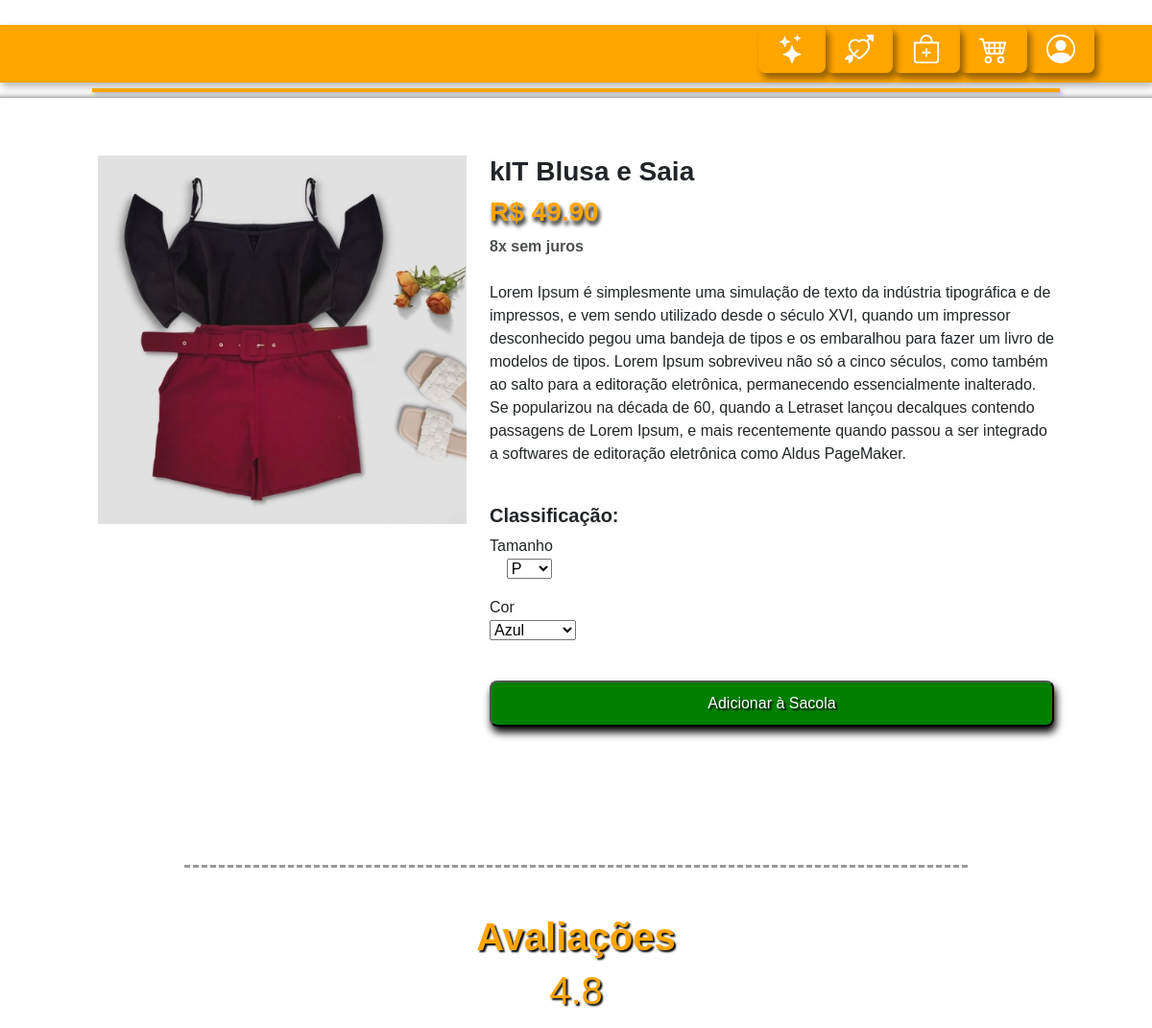
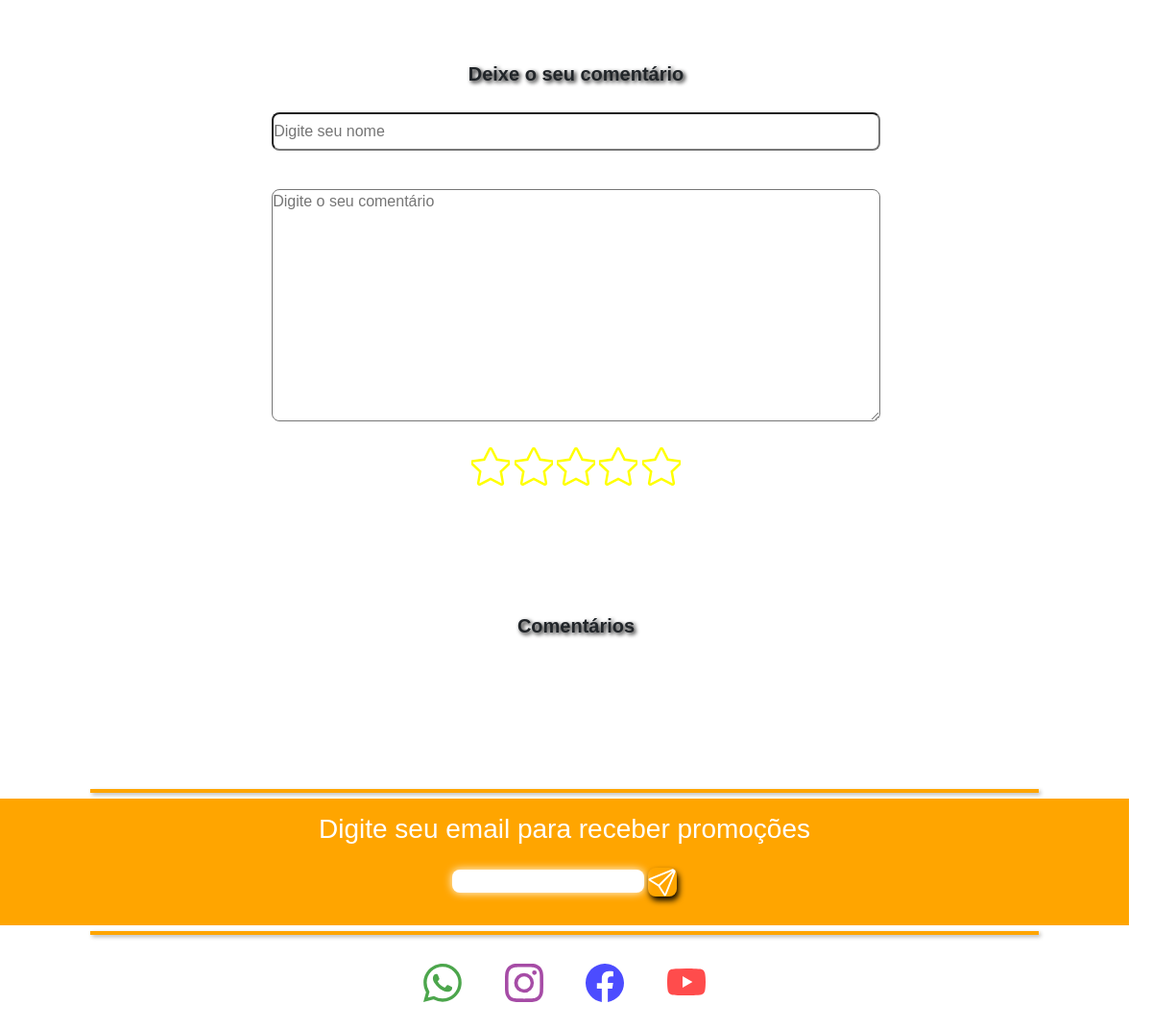
Screenshot of /produto/1 with the database file from the repository (2 pictures, top to bottom).
### projetoecommerce/models.py (models this page shows, shortened)
class Produto(models.Model):
    image = models.ImageField(upload_to='imagens/')
    nome = models.CharField(max_length=255)
    promocao = models.CharField(max_length=50)
    descricao = models.TextField()
    especiais = models.BooleanField()
    grupoTamanho = models.IntegerField()
    valor = models.DecimalField(max_digits=6, decimal_places=2)
    estoque = models.IntegerField()
    valoranterior = models.CharField(max_length=255, null=True)

### projetoecommerce/views.py (the view)
# urls.py: path('produto/<int:produto_id>', views.viewProduto, name='produto'),
def viewProduto(request, produto_id):
    id_produto = Produto.objects.get(id=produto_id)
    avaliacao = Avaliacao.objects.filter(id_produto = id_produto.id)
    cores = Cor.objects.all()
    tamanhos = Tamanho.objects.all()
    if request.method == 'POST':
        nome = request.POST.get('nome')
        comentario = request.POST.get('comentario')
        star = request.POST.get('star')
        newComentario = Avaliacao.objects.create(nome=nome,avaliacao=comentario,star=star,id_produto=id_produto)
    return render(request, 'paginas/produto.html', {'produto':id_produto, 'avaliacoes':avaliacao, 'cores': cores, 'tamanhos': tamanhos})

### projetoecommerce/templates/paginas/produto.html (shortened to what this page needs)
{% extends 'base.html' %}
{% block content %}
<div class='row divProduto'>
    <div class="col-lg-4 offset-lg-1 col-md-6 col-sm-12">
        <img width="100%" src="{{ produto.image.url }}">
    </div>
    <div class="col-lg-6 col-md-6 col-sm-12 ">
        <h3><b>{{ produto.nome }}</b></h3>
        <h3 class="textOrange"><b>R$ {{ produto.valor }}</b></h3>
        <span><b>{{ produto.promocao }}</b></span>
        <br><br>
        <p>{{ produto.descricao }}</p>
        <br>
        <h5><b>Classificação: </b></h5>
        <form action='{% url "addSacola" %}' method='POST'>
        <div>
            <p>Tamanho<br>
                <select name='tamanho'>
                    {% for t in tamanhos %}
                        {% if t.grupo == produto.grupoTamanho %}
                            <option value={{ t.id }} >{{ t.tamanho }}</option>
                        {% endif %}
                    {% endfor %}
                 </select>
            </p>
            <p>Cor<br>
                <select name='cor'>
                    {% for c in cores %}
                        <option value={{ c.id }}><a>{{ c.cor }}</a></option>
                    {% endfor %}
                </select>
            </p>
        </div>
        <br>
                <button class="btnProduct">Adicionar à Sacola</button>
        </form>
        <br><br>
        <br><br> <br><br>
    </div>
    <div class="col-lg-8 offset-lg-2 col-md-12 col-sm-12 avaliation">
        <br><br>
        <h1><b>Avaliações</b></h1>
        <div class="star">
            <h1>4.8</h1>
        </div>
        <div class='comentar comentarios'>
         <h5><b>Deixe o seu comentário</b></h5>
            <form action='' method='POST'>
                <input class='inputComentarios' type='text' name='nome' placeholder='Digite seu nome'>
                <br>
                <textarea rows="10" class='inputComentarios' name='comentario' placeholder='Digite o seu comentário'></textarea>
                <div class='estrelasDiv'>
                            <li>
                                <label for="btn1">
                                <a type='submit' value="1" name="avaliacao" class='starSvg'>
                                </a>
                            </label>
                            </li>
                            <li>
                                <label for="btn2">
                                <a type='submit' value="2" name="avaliacao" class='starSvg'>
                                </a>
                            </label>
                            </li>
                            <li>
                                <label for="btn3">
                                <a type='submit' value="3" name="avaliacao" class='starSvg'>
                                </a>
                            </label>
                            </li>
                            <li>
                                <label for="btn4">
                                <a type='submit' value="4" name="avaliacao" class='starSvg'>
                                </a>
                            </label>
                            </li>
                            <li>
                                <label for="btn5">
                                <a type='submit' value="5" name="avaliacao" class='starSvg'>
                                </a>
                            </label>
                            </li>
                </div>
                <br>
            </form>
        </div>
     <div class="comentarios">
            <h5><b>Comentários</b></h5>
            <br>
     </div>
    </div>
    {% endblock %}

### templates/static/css/propriedades.css (style rules this page uses)
* { padding: 0; margin: 0; font-family: sans-serif; }
body { overflow-x: hidden; }

### templates/static/css/produto.css (style rules this page uses)
.divProduto { position: relative; border-radius: 8px; box-shadow: 1px 2px 8px black; padding: 60px 0px; background-color: rgba(255,255,255, .2); }
.textOrange { color:orange; font-weight:900; text-shadow: 2px 4px 4px black; }
.divProduto span { opacity: 0.8; }
.divProduto p, .divProduto h5 { font-family:'Franklin Gothic Medium', 'Arial Narrow', Arial, sans-serif; }
.btnProduct { text-decoration: none; width: 100%; text-align: center; background:green; color: #fff; border-radius: 8px; box-shadow: 2px 6px 8px black; text-shadow: 2px 2px 2px black; padding: 10px; cursor: pointer; }
.avaliation { text-align: center; border-top:3px dashed rgba(0,0,0, .4); margin-bottom: 90px; }
.star h1, .avaliation h1 { color:orange; text-shadow: 2px 2px 2px black; }
.comentarios { margin-top: 50px; padding: 30px 0px; }
.comentarios h5 { text-shadow: 2px 2px 4px black; }
.starSvg svg { width:40px ; height:40px; fill:white; stroke-width: 1px; stroke: yellow; }
.estrelasDiv li { display: inline-block; }
.inputComentarios { width: 80%; margin:20px 10%; border-radius: 8px; }
.comentar input { height: 40px; }

### rows the page displays
Produto: image (picture), nome "kIT Blusa e Saia", valor "49.90", promocao "8x sem juros", descricao "Lorem Ipsum é simplesmente uma simulação de texto da indústria tipográfica e de impressos, e vem sendo utilizado desde o século XVI, quando um impressor desconhecido pegou uma bandeja de tipos e os embaralhou para fazer um livro de modelos de tipos. Lorem Ipsum sobreviveu não só a cinco séculos, como também ao salto para a editoração eletrônica, permanecendo essencialmente inalterado. Se popularizou na década de 60, quando a Letraset lançou decalques contendo passagens de Lorem Ipsum, e mais recentemente quando passou a ser integrado a softwares de editoração eletrônica como Aldus PageMaker."

### other values shown
form field tamanho "P"
